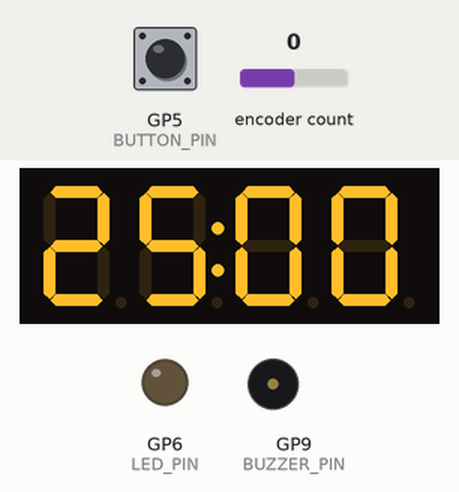
Bench run of a sketch on a simulated Raspberry Pi Pico W. On the bench: 4-digit seven-segment display, output pins drawn as LEDs (lit = HIGH), buzzer (waves = sounding, pin HIGH). The test bench sets the inputs (shaded band); at power-on: GP5 (BUTTON_PIN) HIGH, encoder count 0.

Above: at 1.2 s.
1.3 s: GP5 (BUTTON_PIN) pulled LOW for 0.15 s
At 3.2 s:
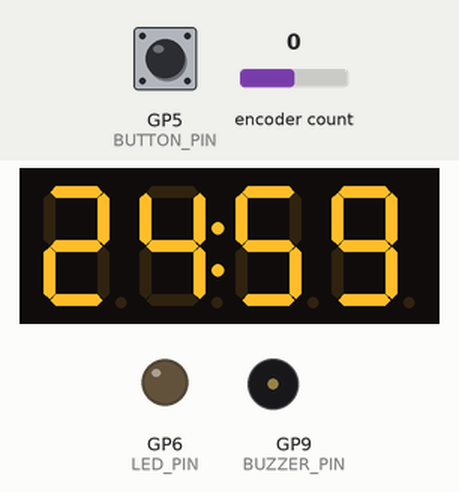
4.4 s: encoder count set to 1
At 5.8 s:
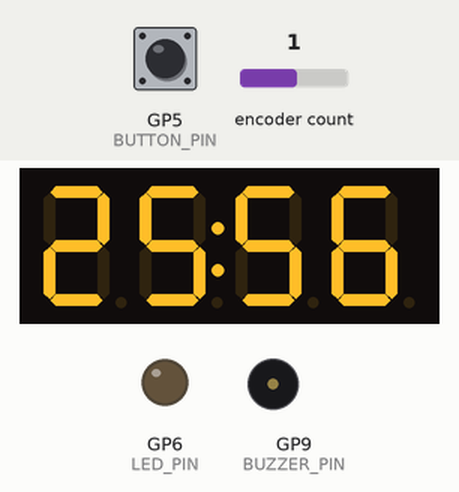
5.9 s: GP5 (BUTTON_PIN) pulled LOW for 1 s
At 8.7 s:
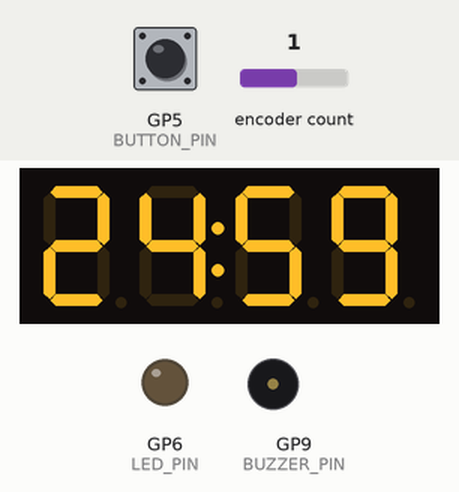
9.9 s: encoder count set to 2
At 10.4 s:
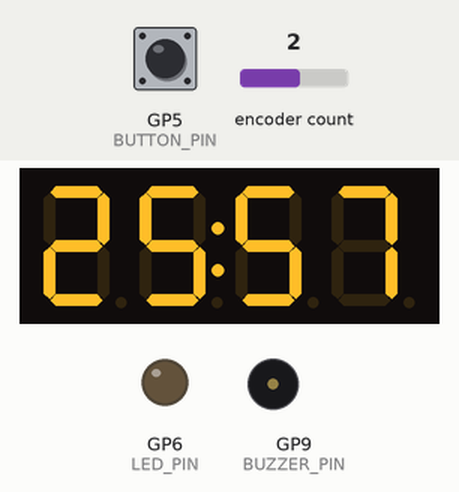
12.9 s: encoder count set to 3
At 13.7 s:
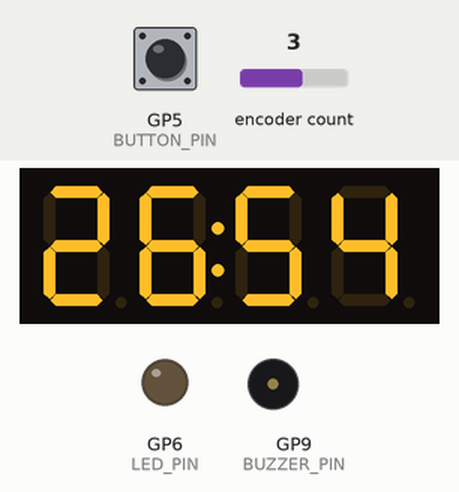
Timing chart, 0 to 15.4 s (numbered marks = the images above; inputs shaded):
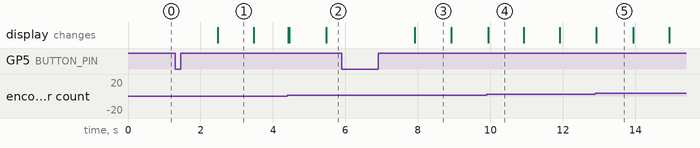

Measured:
- after the input at 1.3 s, the display: changes after 1.2 s (image 1)
- what the display in image 4 shows lasts 1.0 s, from 9.9 s to 10.9 s

The sketch:

sketch.ino
```cpp
#include <TM1637Display.h>
#include <Wire.h>
#include <RTClib.h>
#include <Encoder.h>  // Ensure you have installed the Encoder library

// Pin definitions
#define CLK 2
#define DIO 1
#define ENCODER_CLK 3
#define ENCODER_DT 4
#define BUTTON_PIN 5
#define LED_PIN 6
#define BUZZER_PIN 9
#define RTC_SDA 8
#define RTC_SCL 7

// Timer settings
const int POMODORO_TIME = 25 * 60; // 25 minutes in seconds
const int BREAK_TIME = 5 * 60;     // 5 minutes in seconds

// Global variables
int current_time = POMODORO_TIME;
bool is_pomodoro = true;
bool timer_active = false;
bool timer_done = false;

TM1637Display display(CLK, DIO);
RTC_DS3231 rtc;
Encoder encoder(ENCODER_CLK, ENCODER_DT);

void setup() {
  Serial.begin(9600);
  display.setBrightness(0x0f);

  pinMode(BUTTON_PIN, INPUT_PULLUP);
  pinMode(LED_PIN, OUTPUT);
  pinMode(BUZZER_PIN, OUTPUT);

  if (!rtc.begin()) {
    Serial.println("Couldn't find RTC");
    while (1);
  }

  displayTime();
}

void loop() {
  static unsigned long lastMillis = 0;
  unsigned long currentMillis = millis();

  // Handle button press
  if (digitalRead(BUTTON_PIN) == LOW) {
    // Reset Timer
    current_time = POMODORO_TIME;
    is_pomodoro = true;
    timer_active = true;
    timer_done = false;
    lastMillis = currentMillis;
  }

  // Update timer
  if (timer_active && !timer_done) {
    if (currentMillis - lastMillis >= 1000) {
      lastMillis = currentMillis;
      current_time--;

      if (current_time <= 0) {
        timer_done = true;
        timer_active = false;
        digitalWrite(LED_PIN, HIGH);
        tone(BUZZER_PIN, 1000, 1000); // 1 kHz tone for 1 second
        delay(1000);
        digitalWrite(LED_PIN, LOW);

        if (is_pomodoro) {
          current_time = BREAK_TIME;
          is_pomodoro = false;
        } else {
          current_time = POMODORO_TIME;
          is_pomodoro = true;
        }
      }

      displayTime();
    }
  }

  // Handle rotary encoder
  long encoderPosition = encoder.read();
  if (encoderPosition > 0) {
    current_time += 60; // Increase time by 60 seconds
    encoder.write(0);  // Reset encoder position
    displayTime();
  } else if (encoderPosition < 0) {
    current_time -= 60; // Decrease time by 60 seconds
    encoder.write(0);  // Reset encoder position
    displayTime();
  }
}

void displayTime() {
  int minutes = current_time / 60;
  int seconds = current_time % 60;
  display.showNumberDecEx(minutes * 100 + seconds, 0b01000000, true);
}
```
